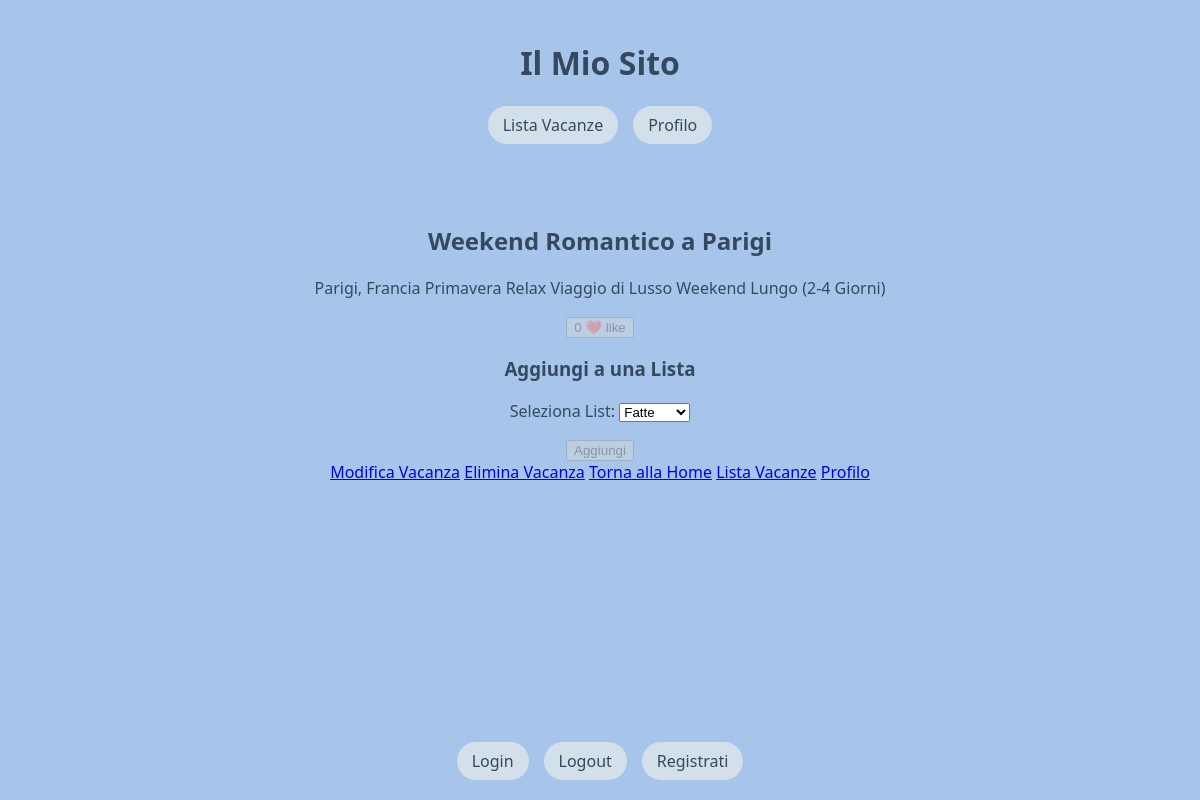
/vacation/vacationdetail/2/, run on the app's committed database.
### vacation/models.py (models this page shows, shortened)
class Vacation(models.Model):
    SEASON_CHOICES = [
        ('Inverno', 'Inverno'),
        ('Primavera', 'Primavera'),
        ('Estate', 'Estate'),
        ('Autunno', 'Autunno'),
    ]
    TYPE_CHOICES = [
        ('Culturale', 'Culturale'),
        ('Relax', 'Relax'),
        ('Enogastronomico', 'Enogastronomico'),
        ('On The Road', 'On The Road'),
        ('Avventura', 'Avventura'),
    ]
    DURATION_CHOICES = [
        ('Weekend Lungo (2-4 Giorni)', 'Weekend Lungo (2-4 Giorni)'),
        ('1 Settimana', '1 Settimana'),
        ('2 Settimane', '2 Settimane'),
        ('3 settimane o più', '3 settimane o più')
    ]
    PRICE_CHOICES = [
        ('Viaggio Low Cost', 'Viaggio Low Cost'),
        ('Budget Medio', 'Budget Medio'),
        ('Viaggio di Lusso', 'Viaggio di Lusso'),
    ]
    CONTINENT_CHOICES = [
        ('Europa', 'Europa'),
        ('America del Nord', 'America del Nord'),
        ('America del Sud', 'America del Sud'),
        ('Africa', 'Africa'),
        ('Asia', 'Asia'),
        ('Oceania', 'Oceania'),
        ('Antartide', 'Antartide')
    ]
    titolo = models.CharField(max_length=200)
    luogo = models.CharField(max_length=200)
    continente = models.CharField(max_length=50, choices=CONTINENT_CHOICES)
    durata = models.CharField(max_length=50, choices=DURATION_CHOICES)
    prezzo = models.CharField(max_length=20, choices=PRICE_CHOICES)
    tipologia = models.CharField(max_length=50, choices=TYPE_CHOICES)
    periodo = models.CharField(max_length=20, choices=SEASON_CHOICES)
    descrizione = models.TextField()
    like = models.ManyToManyField(User, blank=True, null=True, related_name='like')
    def like_count(self):
        return self.like.count()

### vacation/views.py (the view, shortened to what this page needs)
# urls.py: path("vacationdetail/<int:pk>/", VacationDetailView.as_view(), name="detailvacation"),
class VacationDetailView(FormView, DetailView):
    model = Vacation
    template_name = 'vacation/vacation.html'
    form_class = AddToListForm
    def get_form_kwargs(self):
        kwargs = super().get_form_kwargs()
        kwargs['user'] = self.request.user
        return kwargs

### vacation/forms.py (shortened to what this page needs)
class AddToListForm(forms.Form):
    LIST_CHOICES = [
        ('Fatte', 'Fatte'),
        ('Da Fare', 'Da Fare'),
    ]
    list = forms.ChoiceField(
        choices=LIST_CHOICES,
        label="Seleziona List",
        widget=forms.Select(attrs={"class": "form-control"})
    )
    def __init__(self, user, *args, **kwargs):
        super(AddToListForm, self).__init__(*args, **kwargs)
        self.user = user

### vacation/templates/vacation/vacation.html (shortened to what this page needs)
{% extends 'base.html' %}
{% block content %}
<h2>{{ object.titolo }}</h2>
  <p>{{ object.luogo }} {{ object.periodo }} {{ object.tipologia }} {{ object.prezzo }} {{ object.durata }}</p>
  {% if user.is_authenticated %}
        <form method="POST" action="{% url 'vacation:like' object.pk %}">
          {% csrf_token %}
          {% if user in object.likes.all %}
            <button type="submit" class="btn btn-danger">{{ object.like_count }} ❤️ like</button>
          {% else %}
            <button type="submit" class="btn btn-primary">{{ object.like_count }} 🩶 like</button>
          {% endif %}
        </form>
      {% else %}
        <button type="button" class="btn btn-danger" disabled>{{ object.like_count }} ❤️ like</button>
      {% endif %}
  <h3>Aggiungi a una Lista</h3>
  <form method="post">
    {{ form.as_p }}
    {% if user.is_authenticated %}
       <button type="submit" class="btn btn-primary">Aggiungi</button>
    {% else %}
      <button type="button" class="btn btn-danger" disabled>Aggiungi</button>
    {% endif %}
  </form>
<a href="{% url 'vacation:editvacation' object.pk %}">Modifica Vacanza</a>
<a href="{% url 'vacation:deletevacation' object.pk %}">Elimina Vacanza</a>
<a href="{% url 'homepage' %}">Torna alla Home</a>
<a href="{% url 'vacation:vacationlist' %}">Lista Vacanze</a>
<a href="{% url 'vacation:myprofile' %}">Profilo</a>
{% endblock %}

### templates/base.html (style rules this page uses)
body { font-family: 'Segoe UI', Tahoma, Geneva, Verdana, sans-serif; margin: 0; padding: 0; display: flex; flex-direction: column; min-height: 100vh; background-color: #a7c5eb; color: #34495e; }

### data on the page
Vacation: titolo "Weekend Romantico a Parigi", luogo "Parigi, Francia", periodo "Primavera", tipologia "Relax", prezzo "Viaggio di Lusso", durata "Weekend Lungo (2-4 Giorni)", like_count "0"
